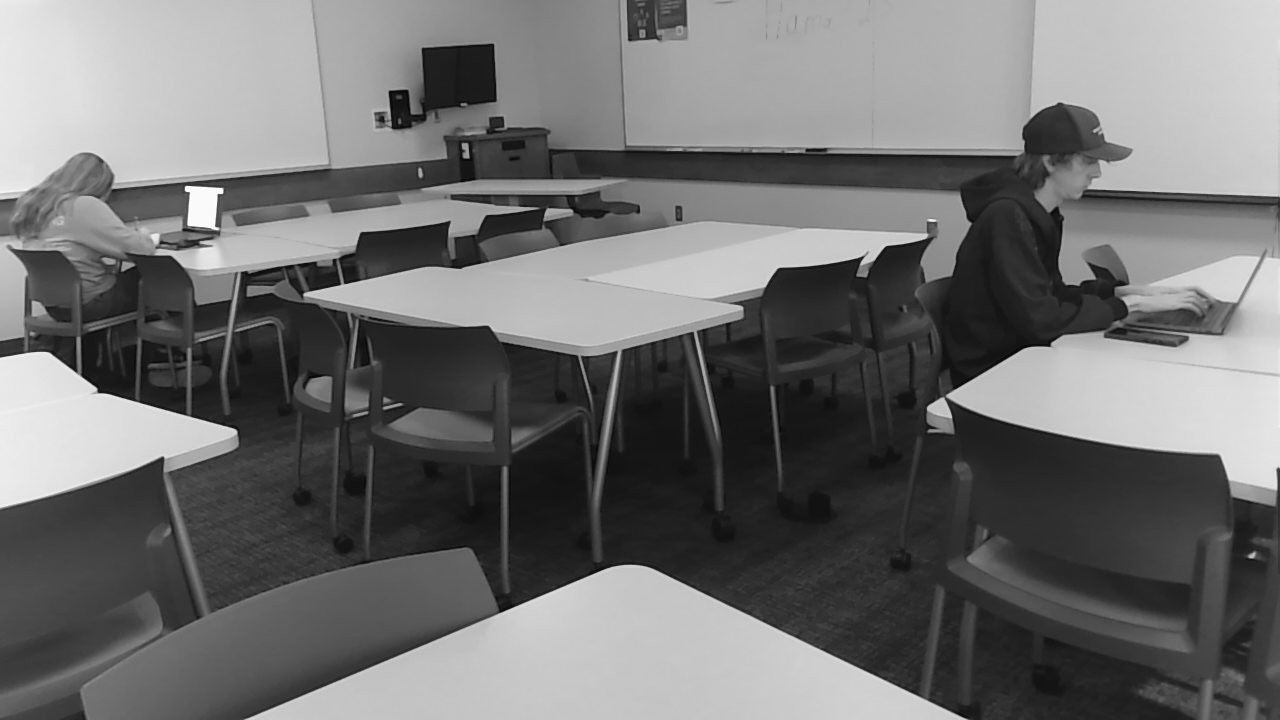
#> input picture vr/binocular/with-phone/mod-l.jpg, 1280 x 720 px
$ python stereo-3d.py --left mod-l.jpg --right mod-r.jpg   (older library calls are emulated)
#> lines starting #> are read from the running program, lines starting #| are printed output that depends on the picture; after the words box and inside, x2 and y2 are one past the last pixel; in counts of white or black regions, pixels touching at a corner belong together
#!/usr/bin/env python3
"""
stereo_3d.py - interactive 3D point cloud from two photos taken from slightly
different positions (e.g. a phone moved ~5 inches sideways, or a stereo module).

    python stereo_3d.py left.jpg right.jpg -c stereo_config.json

What it does
  1. Matches features between the photos and estimates the relative camera
     rotation/direction (essential matrix) - so the photos do NOT need to be
     perfectly aligned or pre-rectified.
  2. Uses the baseline from the config to give the scene real-world scale (mm).
  3. Rectifies the pair, computes a dense disparity map (SGBM), and
     reprojects it to 3D.
  4. Opens a window you can orbit / pan / zoom (Open3D; matplotlib fallback).

Viewer controls (Open3D)
  left-drag: orbit    ctrl+left-drag or middle-drag: pan    wheel: zoom
  + / - : bigger / smaller points      q or Esc: quit

Install:  pip install opencv-python numpy open3d
Optional: pip install opencv-contrib-python   (smoother disparity via WLS filter)
"""
import argparse
import json
import math
import os
import sys

import cv2
import numpy as np

DEFAULTS = {
    "focal_length_px": 3000.0,            # focal length in pixels ...
    "focal_reference_long_side_px": 4000,  # ... measured on an image with this long side
    "baseline_mm": 127.0,                 # distance between the two camera positions
    "min_depth_mm": 400.0,                # nearest thing you expect (sets disparity search range)
    "max_depth_mm": 6000.0,               # points farther than this are dropped
    "max_image_side_px": 1200,            # photos are downscaled to this for speed
    "block_size": 5,
    "remove_outliers": True,
    "point_size": 2.0,
}


# --------------------------------------------------------------------------- setup
def load_config(path):
    cfg = dict(DEFAULTS)
    if path and os.path.exists(path):
        with open(path) as f:
            user = json.load(f)
        cfg.update({k: v for k, v in user.items() if not k.startswith("_")})
    elif path and path != "stereo_config.json":
        sys.exit(f"Config file not found: {path}")
    return cfg


def load_resized(path, max_side):
    img = cv2.imread(path, cv2.IMREAD_COLOR)  # honours EXIF rotation
    if img is None:
        sys.exit(f"Could not read image: {path}")
    s = max_side / max(img.shape[:2])
    if s < 1:
        img = cv2.resize(img, None, fx=s, fy=s, interpolation=cv2.INTER_AREA)
    return img


def make_K(w, h, cfg):
    f = cfg["focal_length_px"] * max(w, h) / cfg["focal_reference_long_side_px"]
    return np.array([[f, 0, w / 2.0], [0, f, h / 2.0], [0, 0, 1]], dtype=np.float64)


# --------------------------------------------------------------------------- geometry
def match_features(gray1, gray2):
    sift = cv2.SIFT_create(nfeatures=8000)
    k1, d1 = sift.detectAndCompute(gray1, None)
    k2, d2 = sift.detectAndCompute(gray2, None)
    if d1 is None or d2 is None or len(k1) < 30 or len(k2) < 30:
        sys.exit("Too few features found. Use a scene with more texture/detail.")
    pairs = cv2.BFMatcher(cv2.NORM_L2).knnMatch(d1, d2, k=2)
    good = [m for m, n in (p for p in pairs if len(p) == 2) if m.distance < 0.75 * n.distance]
    if len(good) < 30:
        sys.exit(f"Only {len(good)} feature matches - the photos overlap too little "
                 "or the scene has too little texture.")
    p1 = np.float32([k1[m.queryIdx].pt for m in good])
    p2 = np.float32([k2[m.trainIdx].pt for m in good])
    return p1, p2


def estimate_pose(p1, p2, K):
    """Rotation R and unit translation t with x2 = R*x1 + t."""
    E, mask = cv2.findEssentialMat(p1, p2, K, method=cv2.RANSAC, prob=0.999, threshold=1.0)
    if E is None:
        sys.exit("Could not estimate camera motion between the photos.")
    E = E[:3]
    n, R, t, _ = cv2.recoverPose(E, p1, p2, K, mask=mask)
    return R, t.ravel(), int(n)


def compute_disparity(gl, gr, num_disp, block):
    block = block if block % 2 else block + 1
    matcher = cv2.StereoSGBM_create(
        minDisparity=0, numDisparities=num_disp, blockSize=block,
        P1=8 * block * block, P2=32 * block * block,
        disp12MaxDiff=1, uniquenessRatio=10, speckleWindowSize=100,
        speckleRange=2, preFilterCap=63, mode=cv2.STEREO_SGBM_MODE_SGBM_3WAY)
    raw = matcher.compute(gl, gr)
    if hasattr(cv2, "ximgproc"):
        right = cv2.ximgproc.createRightMatcher(matcher)
        raw_r = right.compute(gr, gl)
        wls = cv2.ximgproc.createDisparityWLSFilter(matcher_left=matcher)
        wls.setLambda(8000.0)
        wls.setSigmaColor(1.5)
        raw = wls.filter(raw, gl, disparity_map_right=raw_r)
    disp = raw.astype(np.float32) / 16.0
    disp[disp <= 0] = np.nan
    return disp


def reconstruct(img_l, img_r, K, cfg, debug_dir=None):
    """Return (points_mm Nx3 in OpenCV camera coords, colors Nx3 RGB 0..1, info)."""
    h, w = img_l.shape[:2]
    gl = cv2.cvtColor(img_l, cv2.COLOR_BGR2GRAY)
    gr = cv2.cvtColor(img_r, cv2.COLOR_BGR2GRAY)

    p1, p2 = match_features(gl, gr)
    R, t, n_in = estimate_pose(p1, p2, K)
    swapped = False
    if t[0] > 0:  # second photo was taken from the LEFT of the first: swap them
        print("Photos look like they were given right-then-left; swapping them.")
        img_l, img_r, gl, gr, p1, p2 = img_r, img_l, gr, gl, p2, p1
        R, t, n_in = estimate_pose(p1, p2, K)
        swapped = True
    print(f"Feature matches: {len(p1)}, pose inliers: {n_in}, "
          f"sideways share of motion: {abs(t[0]):.2f}")
    if abs(t[0]) < 0.7:
        print("WARNING: the phone moved mostly forward/back/up/down rather than sideways; "
              "results will be poor. Move it horizontally between shots.", file=sys.stderr)

    B = float(cfg["baseline_mm"])
    T = (t * B).reshape(3, 1)
    D = np.zeros((5, 1))
    R1, R2, P1, P2, Q, _, _ = cv2.stereoRectify(
        K, D, K, D, (w, h), R, T, flags=cv2.CALIB_ZERO_DISPARITY, alpha=0)
    m1x, m1y = cv2.initUndistortRectifyMap(K, D, R1, P1, (w, h), cv2.CV_32FC1)
    m2x, m2y = cv2.initUndistortRectifyMap(K, D, R2, P2, (w, h), cv2.CV_32FC1)
    rect_l = cv2.remap(img_l, m1x, m1y, cv2.INTER_LINEAR)
    rect_r = cv2.remap(img_r, m2x, m2y, cv2.INTER_LINEAR)
    inside = cv2.remap(np.full((h, w), 255, np.uint8), m1x, m1y, cv2.INTER_NEAREST) > 0
    inside = cv2.erode(inside.astype(np.uint8), np.ones((7, 7), np.uint8)) > 0

    f_rect = float(P1[0, 0])
    d_max = f_rect * B / float(cfg["min_depth_mm"])
    num_disp = int(min(640, max(16, math.ceil((d_max + 16) / 16) * 16)))
    print(f"Disparity search range: {num_disp} px (nearest depth {cfg['min_depth_mm']:.0f} mm)")

    clahe = cv2.createCLAHE(clipLimit=2.0, tileGridSize=(8, 8))
    gl2 = clahe.apply(cv2.cvtColor(rect_l, cv2.COLOR_BGR2GRAY))
    gr2 = clahe.apply(cv2.cvtColor(rect_r, cv2.COLOR_BGR2GRAY))
    disp = compute_disparity(gl2, gr2, num_disp, int(cfg["block_size"]))

    valid = np.isfinite(disp) & inside
    d0 = np.where(valid, disp, 0).astype(np.float32)
    if cfg["remove_outliers"]:
        med = cv2.medianBlur(d0, 5)
        valid &= np.abs(d0 - med) <= 2.0

    xyz = cv2.reprojectImageTo3D(np.where(valid, d0, 0).astype(np.float32), Q)
    Z = xyz[..., 2]
    valid &= (d0 > 0) & np.isfinite(Z) & (Z > 0.5 * cfg["min_depth_mm"]) & (Z <= cfg["max_depth_mm"])

    if debug_dir:
        os.makedirs(debug_dir, exist_ok=True)
        pair = np.hstack([rect_l, rect_r])
        for y in range(0, h, 40):
            cv2.line(pair, (0, y), (2 * w, y), (0, 255, 0), 1)
        cv2.imwrite(os.path.join(debug_dir, "rectified_pair.png"), pair)
        dv = np.where(valid, d0, 0)
        dn = np.clip(dv / max(np.percentile(dv[valid], 98), 1) if valid.any() else dv, 0, 1)
        cm = cv2.applyColorMap((dn * 255).astype(np.uint8), cv2.COLORMAP_TURBO)
        cm[~valid] = 0
        cv2.imwrite(os.path.join(debug_dir, "disparity.png"), cm)

    if not valid.any():
        sys.exit("No valid 3D points. Check the rectified preview (--debug-dir), the "
                 "baseline/focal settings, and that the scene has texture.")

    pts = xyz[valid].astype(np.float64)
    cols = cv2.cvtColor(rect_l, cv2.COLOR_BGR2RGB)[valid].astype(np.float64) / 255.0
    return pts, cols, {"swapped": swapped}


# --------------------------------------------------------------------------- output
def to_view_coords(pts_mm):
    """OpenCV (x right, y down, z forward, mm) -> viewer (x right, y up, z toward viewer, m)."""
    return pts_mm * np.array([1.0, -1.0, -1.0]) / 1000.0


# [47 lines left out: functions save_ply, show_open3d, show_matplotlib, not called in this run]


# --------------------------------------------------------------------------- main
def main():
    ap = argparse.ArgumentParser(description="Interactive 3D view from a stereo/photo pair.")
    ap.add_argument("--left", help="left image", default="room-left.jpg")
    ap.add_argument("--right", help="right image", default="room-right.jpg")
    ap.add_argument("-c", "--config", default="stereo-config.json")
    ap.add_argument("--save-ply", metavar="FILE", help="also save the point cloud as .ply")
    ap.add_argument("--no-view", action="store_true", help="don't open the 3D window")
    ap.add_argument("--debug-dir", help="save rectified pair + disparity previews here")
    args = ap.parse_args()

    cfg = load_config(args.config)
#> (reads vr/binocular/with-phone/stereo-config.json from the repository)
    img_l = load_resized(args.left, cfg["max_image_side_px"])
#> in load_resized, img is the input picture: shape (720, 1280, 3); min 0, max 255, mean 112.2
    img_r = load_resized(args.right, cfg["max_image_side_px"])
#> call 2 of load_resized, with path = 'mod-r.jpg', max_side = 1200
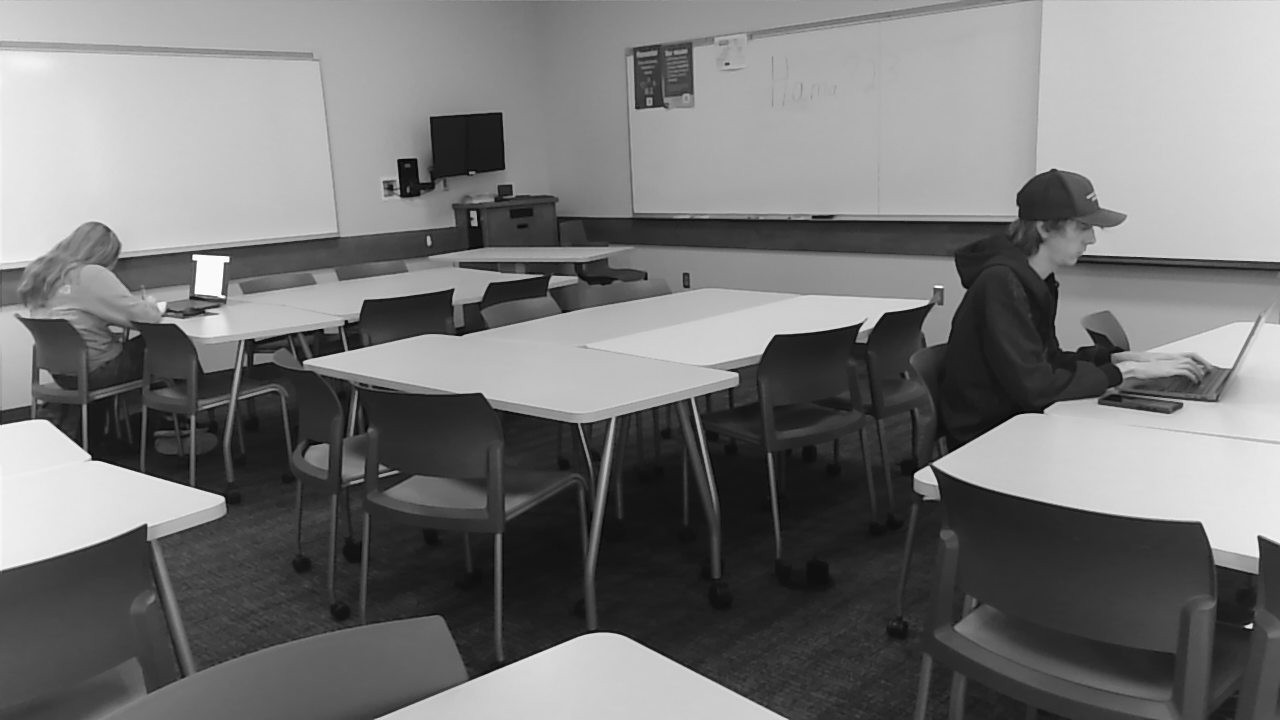
#> input picture vr/binocular/with-phone/mod-r.jpg, 1280 x 720 px
#> in load_resized, img is the input picture: shape (720, 1280, 3); min 0, max 255, mean 118.1
    if img_r.shape[:2] != img_l.shape[:2]:
        img_r = cv2.resize(img_r, (img_l.shape[1], img_l.shape[0]))
    h, w = img_l.shape[:2]
    K = make_K(w, h, cfg)
    print(f"Working size {w}x{h}, focal {K[0, 0]:.0f}px, baseline {cfg['baseline_mm']} mm")
#| Working size 1200x675, focal 900px, baseline 127.0 mm

    pts_mm, cols, _ = reconstruct(img_l, img_r, K, cfg, args.debug_dir)
#> in match_features, `k1, d1 = sift.detectAndCompute(gray1, None)`: k1 = 1198 keypoints; strongest (x, y, size): (207, 179, 3.9), (190, 194, 20.1), (176, 177, 3.8), (1174, 521, 4)
#> in match_features, `k2, d2 = sift.detectAndCompute(gray2, None)`: k2 = 1349 keypoints; strongest (x, y, size): (1171, 587, 3.5), (196, 259, 19.8), (867, 448, 13.2), (182, 241, 3.5)
#> in match_features, `pairs = cv2.BFMatcher(cv2.NORM_L2).knnMatch(d1, d2, k=2)`: pairs = 1198 matches
#> in match_features, `pairs = cv2.BFMatcher(cv2.NORM_L2).knnMatch(d1, d2, k=2)`:
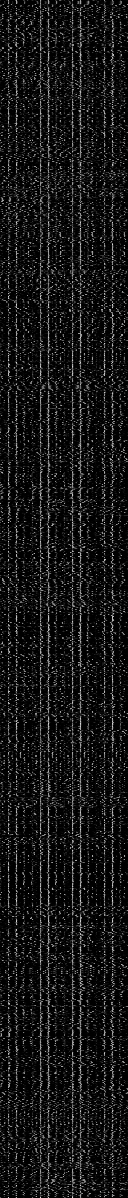
#> d1: shape (1198, 128) float32; min 0, max 226, mean 22
#> in match_features, `good = [m for m, n in (p for p in pairs if len(p) == 2) if m.distance ..`: good = 605 matches
#> in match_features, `p1 = np.float32([k1[m.queryIdx].pt for m in good])`: p1 = 605 pairs, first value 13.38 to 1185.5, second value 13.7 to 656.2
#> in match_features, `p2 = np.float32([k2[m.trainIdx].pt for m in good])`: p2 = 605 pairs, first value 19.93 to 1175.8, second value 77.51 to 662.3
#> in estimate_pose, `E, mask = cv2.findEssentialMat(p1, p2, K, method=cv2.RANSAC, prob=0.99..`: E = [[-0.000758, 0.482, -0.0108], [-0.479, 0.035, -0.517], [0.0432, 0.516, 0.0359]]; mask = 605 values, max 1 at index 0, min 0 at index 5, mean 0.774
#> in estimate_pose, `n, R, t, _ = cv2.recoverPose(E, p1, p2, K, mask=mask)`: n = 21; R = [[1, 0.00163, 0.00274], [-0.00182, 0.998, 0.0691], [-0.00262, -0.0691, 0.998]]; t = [-0.731, 0.0624, 0.679]
#> in reconstruct, `R, t, n_in = estimate_pose(p1, p2, K)`: n_in = 21
#| Feature matches: 605, pose inliers: 21, sideways share of motion: 0.73
#> in reconstruct, `T = (t * B).reshape(3, 1)`: T = [-92.85, 7.92, 86.29]
#> in reconstruct, `R1, R2, P1, P2, Q, _, _ = cv2.stereoRectify( K, D, K, D, (w, h), R, T,..`: R1 = [[0.733, -0.014, -0.68], [0.0373, 0.999, 0.0196], [0.679, -0.0398, 0.733]]; R2 = [[0.731, -0.0624, -0.679], [0.039, 0.998, -0.0496], [0.681, 0.00974, 0.732]]; P1 = [[8055.7, 0, 2559.2, 0], [0, 8055.7, 386.9, 0], [0, 0, 1, 0]]; P2 = [[8055.7, 0, 2559.2, -1023075.2], [0, 8055.7, 386.9, 0], [0, 0, 1, 0]]; Q = [[1, 0, 0, -2559.2], [0, 1, 0, -386.9], [0, 0, 0, 8055.7], [0, 0, 0.00787, 0]]
#> in reconstruct, `rect_r = cv2.remap(img_r, m2x, m2y, cv2.INTER_LINEAR)`:
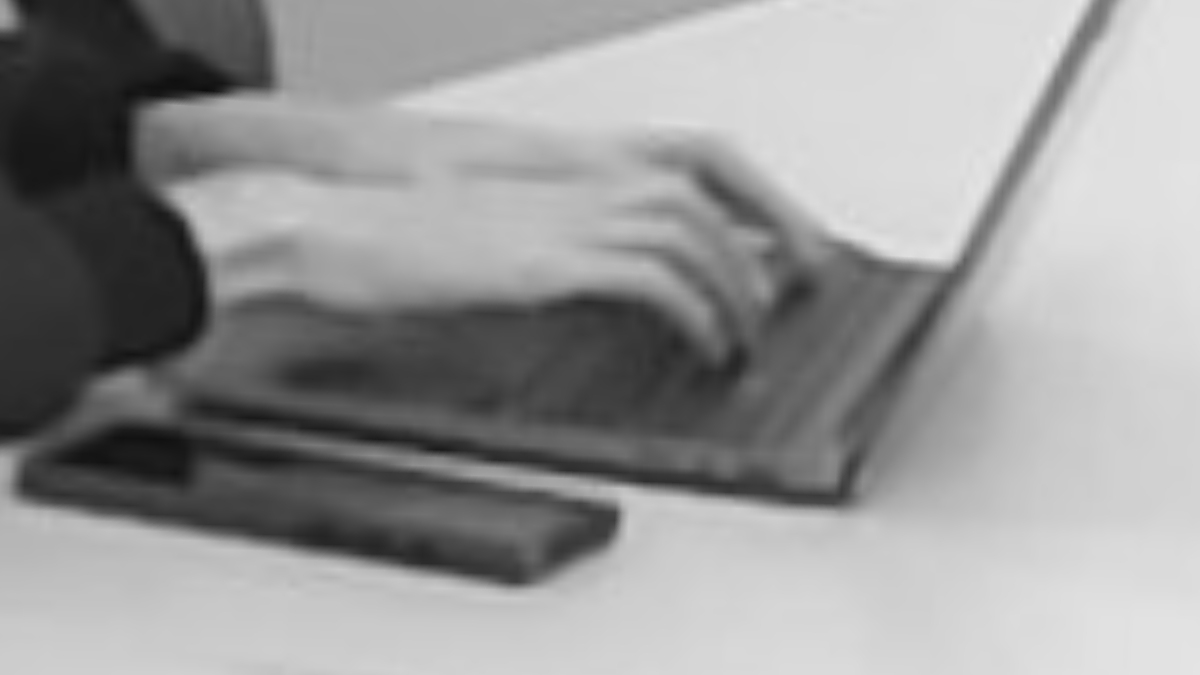
#> rect_r: shape (675, 1200, 3); min 13, max 233, mean 151.1
#> in reconstruct, `f_rect = float(P1[0, 0])`: f_rect = 8055.7
#> in reconstruct, `d_max = f_rect * B / float(cfg["min_depth_mm"])`: d_max = 2557.7
#> in reconstruct, `num_disp = int(min(640, max(16, math.ceil((d_max + 16) / 16) * 16)))`: num_disp = 640
#| Disparity search range: 640 px (nearest depth 400 mm)
#> in compute_disparity, `raw_r = right.compute(gr, gl)`:
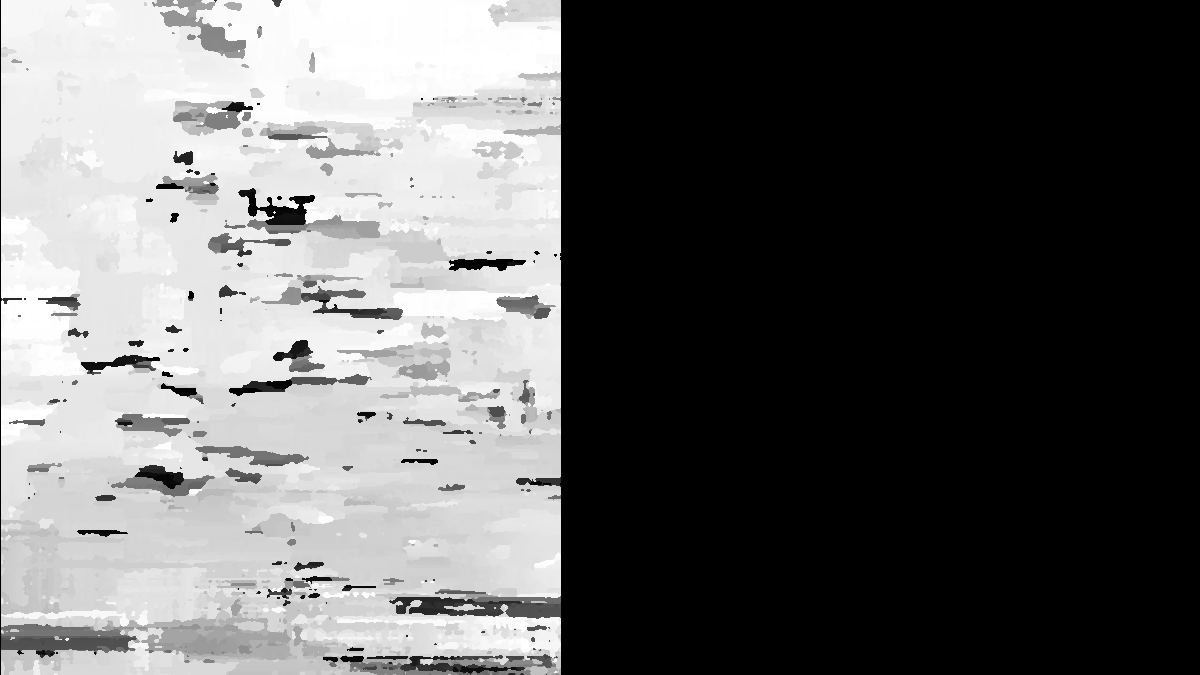
#> raw_r: shape (675, 1200) int16; min -10240, max 0, mean -6199.8; drawn with min black and max white
#> in reconstruct, `valid = np.isfinite(disp) & inside`:
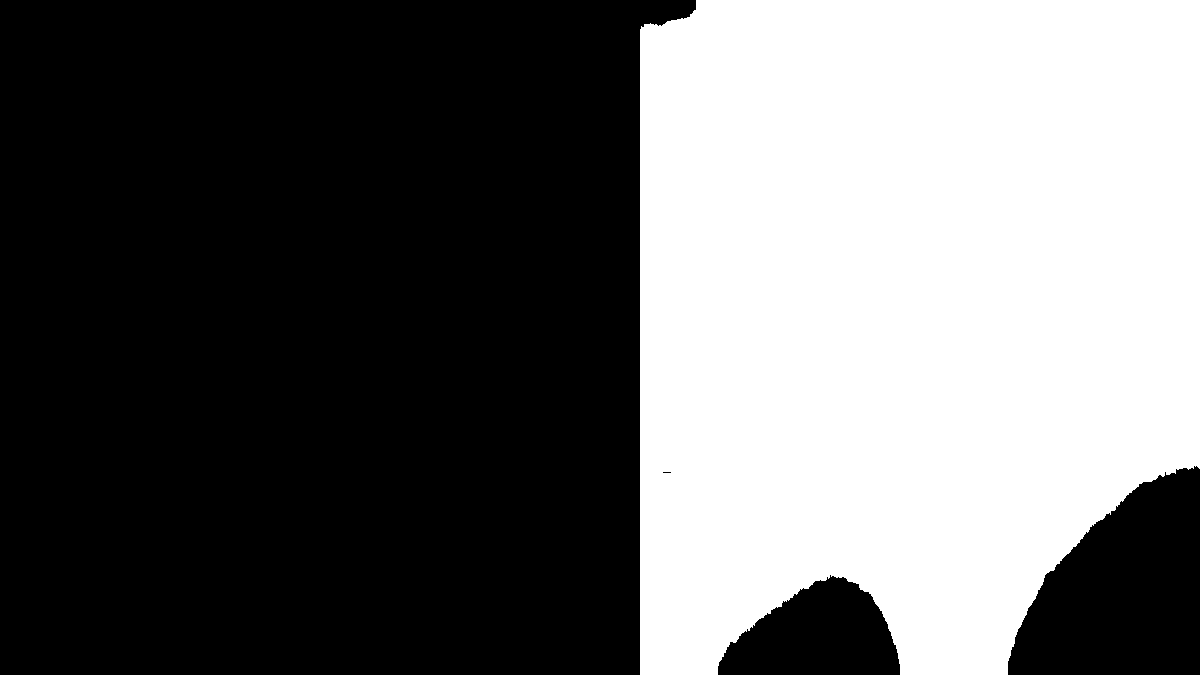
#> valid: shape (675, 1200) bool; 41.5% white; 1 white region, box (x1, y1, x2, y2) and area: (640, 0, 1200, 675) 336477
#> in reconstruct, `Z = xyz[..., 2]`:
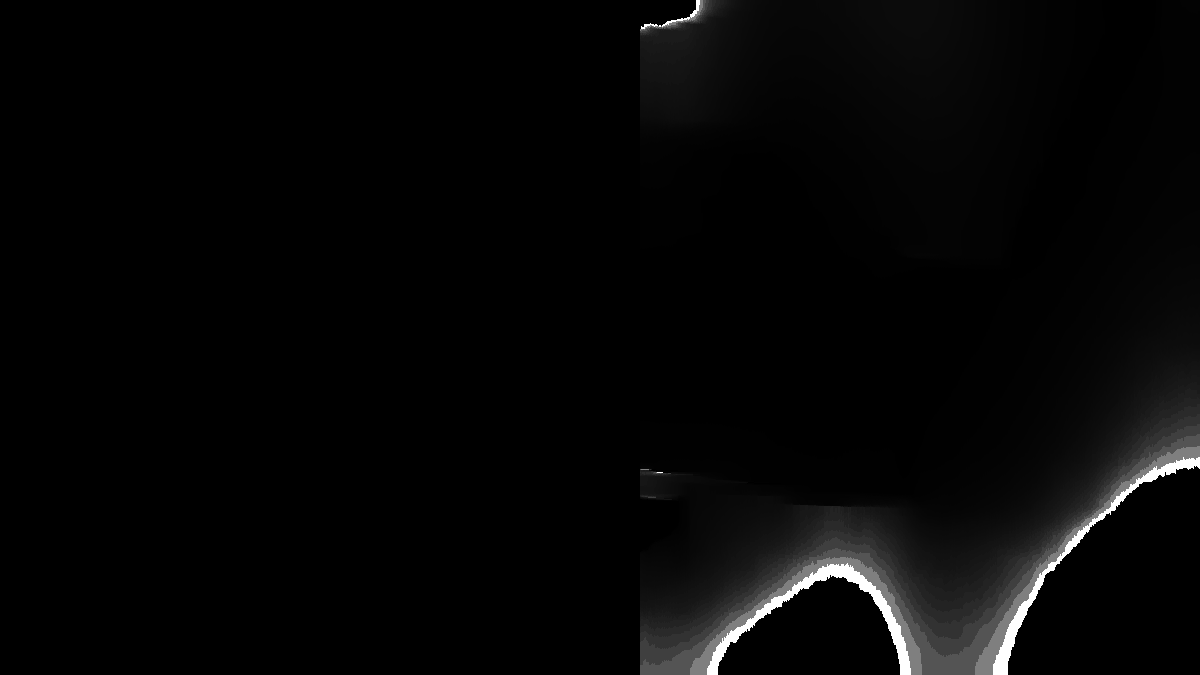
#> Z: shape (675, 1200) float32; 58.47% of the values are NaN or infinite; the others: min 37630.4, max 16369203, mean 1033625.1; drawn with min black, max white, NaN and infinite black
    z = pts_mm[:, 2] / 1000.0
    print(f"{len(pts_mm)} points; depth (m) 5%/50%/95%: "
          f"{np.percentile(z, 5):.2f} / {np.percentile(z, 50):.2f} / {np.percentile(z, 95):.2f}")

    pts = to_view_coords(pts_mm)
    if args.save_ply:
        save_ply(args.save_ply, pts, cols)
    if args.no_view:
        return
    try:
        import open3d as o3d
    except ImportError:
        print("open3d not installed (pip install open3d); using matplotlib fallback.")
        show_matplotlib(pts, cols)
        return
    show_open3d(o3d, pts, cols, cfg["point_size"])


if __name__ == "__main__":
#> (the run stopped early here; a loop or call above may not have finished)
